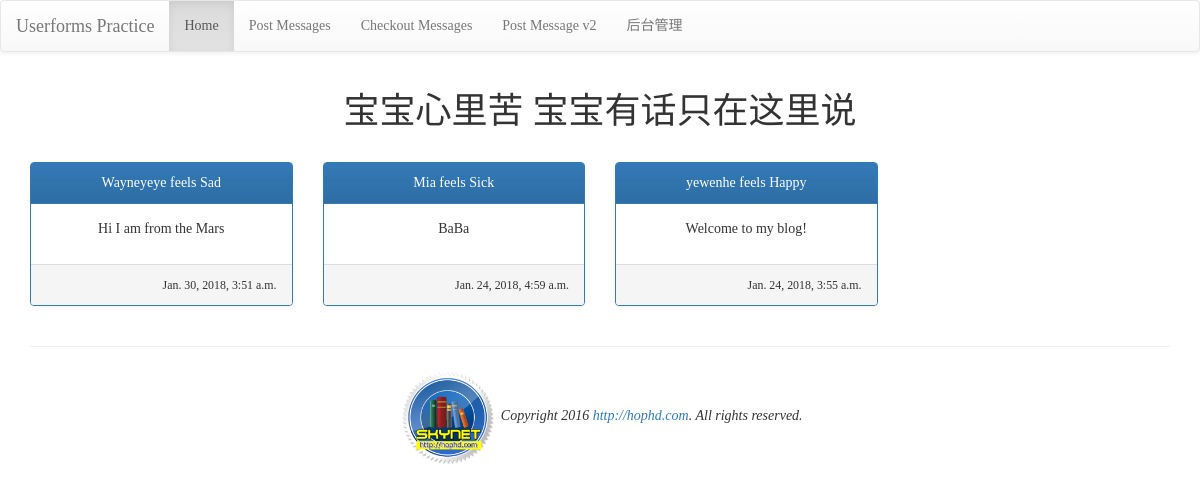
The app's page /listing, older data.
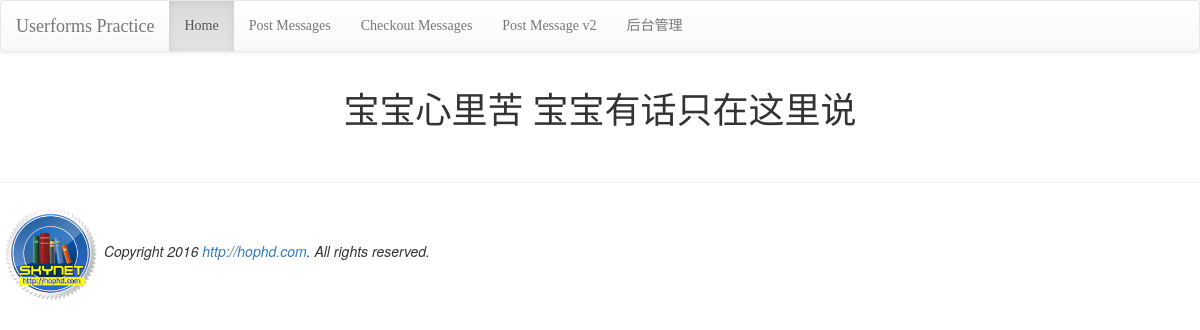
The same page, newer data.
### mysite/models.py (models this page shows, shortened)
class Post(models.Model):
    mood = models.ForeignKey('Mood', on_delete=models.CASCADE)
    nickname = models.CharField(max_length=10, default='不愿意透露姓名的人')
    message = models.TextField(null=False)
    del_pass = models.CharField(max_length=10)
    pub_time = models.DateTimeField(auto_now=True)
    enabled = models.BooleanField(default=False)

class Mood(models.Model):
    name = models.CharField(max_length=10, null=False)
    def __str__(self):
        return self.name

### mysite/views.py (the view)
# urls.py: url(r'^listing$', listing),
def listing(request):
	template=get_template('listing.html')
	posts=models.Post.objects.filter(enabled=True).order_by('-pub_time')[:150]
	moods=models.Mood.objects.all()
	html=template.render(locals())
	return HttpResponse(html)

### templates/listing.html (shortened to what this page needs)
{% extends "base.html" %}
{% block content %}
<div class='container' align=center>
    <div class='row'>
        <div class="col-md-12">
            <h1>宝宝心里苦 宝宝有话只在这里说</h1>
        </div>
    </div>
    <br>
    {%for p in posts%}
        {%cycle "<div class='row'> <div class='col-md-3'>" "<div class='col-md-3'>" "<div class='col-md-3'>" "<div class='col-md-3'>"%}
            <div class="panel panel-primary">
                <div class="panel-heading">{{p.nickname}} feels {{p.mood}}</div>
                <div class="panel-body">{{p.message|linebreaks}}</div>
                <div class="panel-footer" align="right"><small>{{p.pub_time}}</small></div>
            </div>
        </div>
    {%endfor%}
</div>
{% endblock %}

### templates/base.html (shortened to what this page needs)
<!DOCTYPE html>
<html>
<head>
<link rel="stylesheet" href="https://maxcdn.bootstrapcdn.com/bootstrap/3.3.6/css/bootstrap.min.css">
<link rel="stylesheet" href="https://maxcdn.bootstrapcdn.com/bootstrap/3.3.6/css/bootstrap-theme.min.css">
</head>
<body>
{% include "header.html" %}
{% block content %}{% endblock %}
{% include "footer.html" %}
</body>
</html>

### templates/header.html
    <nav class='navbar navbar-default'>
        <div class='container-fluid'>
            <div class='navbar-header'>
                <div class='navbar-brand' align=center>
                    Userforms Practice
                </div>
            </div>
            <ul class='nav navbar-nav'>
                <li class='active'><a href='/'>Home</a></li>
                <li><a href='/posting'>Post Messages</a></li>
                <li><a href='/listing'>Checkout Messages</a></li>
                <li><a href='/post2db'>Post Message v2</a></li>
                <li><a href='/admin'>后台管理</a></li>
            </ul>
        </div>
    </nav>

### templates/footer.html
<hr>
{% load staticfiles %}
<img src="{% static "images/logo.png" %}" width=100>
<em>Copyright 2016 <a href='http://hophd.com'>http://hophd.com</a>. All rights reserved.</em>

### templates/base.html (style rules this page uses)
h1, h2, h3, h4, h5, p, div { font-family: 微软雅黑; }

Row changes from the older to the newer data that the page shows:
removed Post: nickname "Wayneyeye", mood "Sad", message "Hi I am from the Mars", pub_time "Jan. 30, 2018, 3:51 a.m."
removed Post: nickname "Mia", mood "Sick", message "BaBa", pub_time "Jan. 24, 2018, 4:59 a.m."
removed Post: nickname "yewenhe", mood "Happy", message "Welcome to my blog!", pub_time "Jan. 24, 2018, 3:55 a.m."
